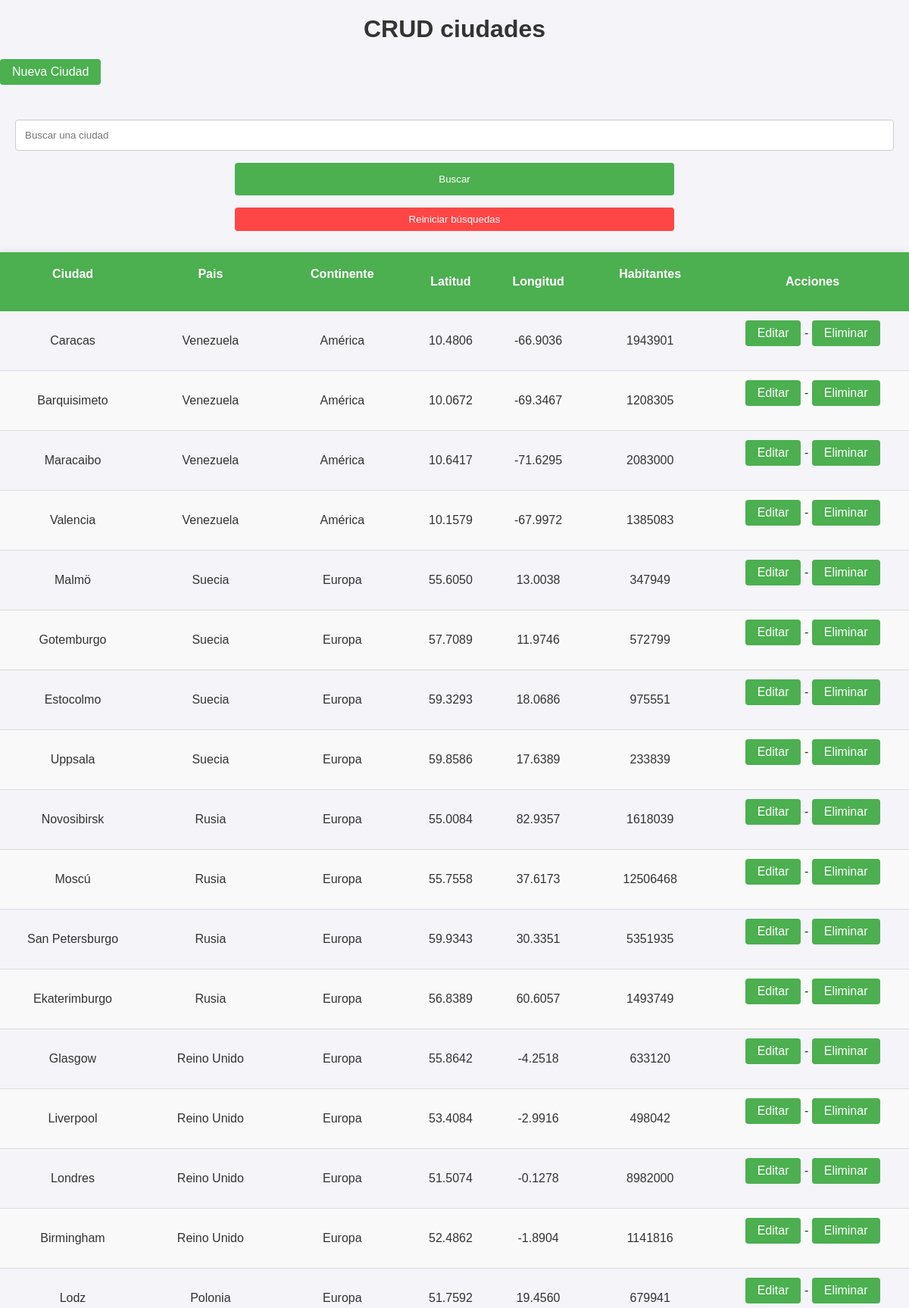
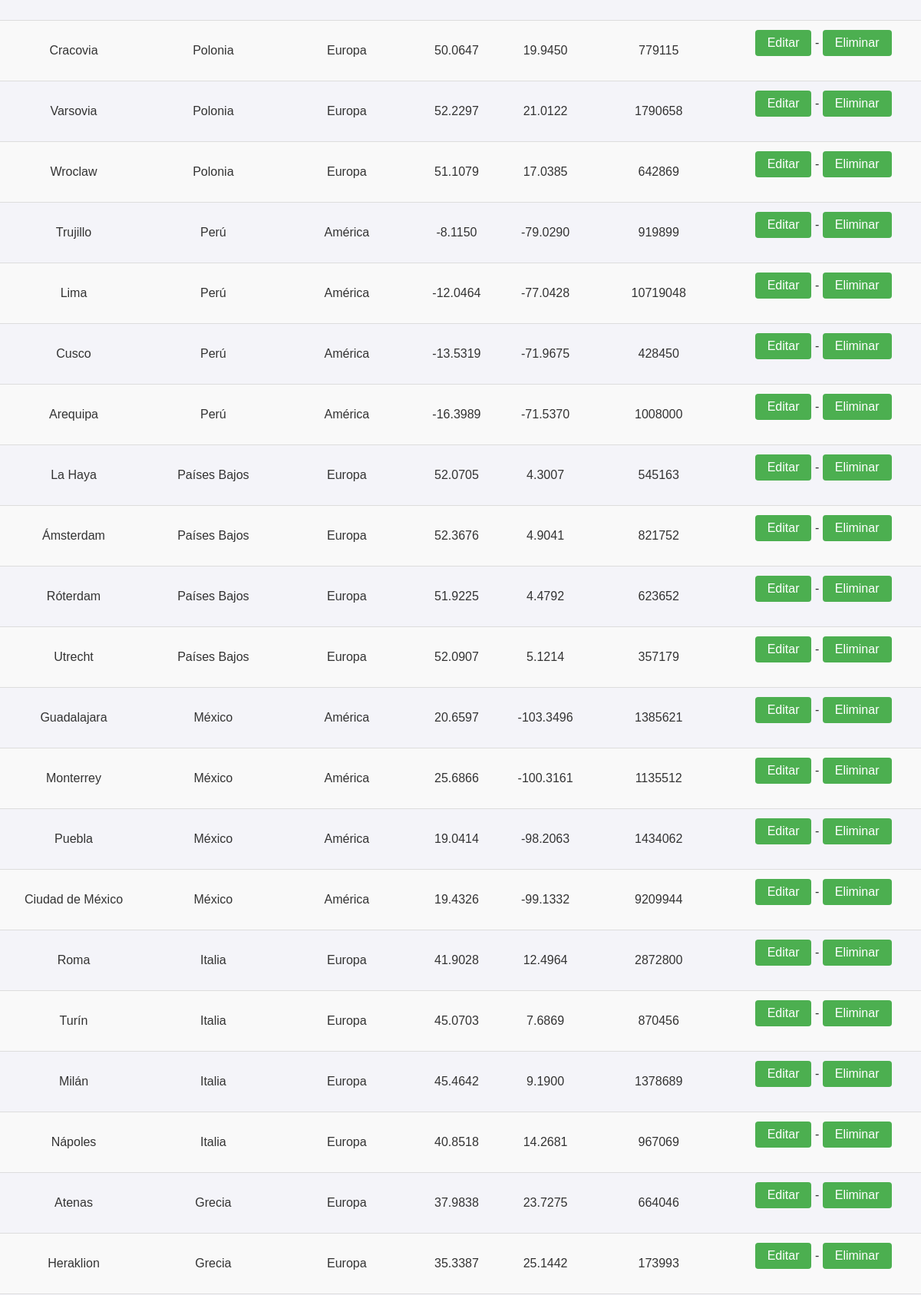
Page /?order_by=Pais&order=DESC (upper part) on the committed database (2 pictures, top to bottom).
### tables this page shows
CREATE TABLE `ciudades` (
  `Continente` varchar(50) NOT NULL,
  `Pais` varchar(50) NOT NULL,
  `Ciudad` varchar(50) NOT NULL,
  `Latitud` decimal(8,4) NOT NULL,
  `Longitud` decimal(8,4) NOT NULL,
  `Habitantes` int(11) NOT NULL
);

### index.php (the view, shortened to what this page needs)
<!DOCTYPE html>
<html lang="en">
<head>
    <link rel="stylesheet" type="text/css" href="styles.css">
</head>
<body>
    <?php
        include("conexion.php");
        $order_by = isset($_GET['order_by']) ? $_GET['order_by'] : 'Ciudad';
        $order = isset($_GET['order']) ? $_GET['order'] : 'ASC';
        $new_order = ($order === 'ASC') ? 'DESC' : 'ASC';
        $sql = "SELECT * FROM ciudades ORDER BY $order_by $order";
        $resultado = mysqli_query($conexion, $sql);
    ?>
    <h1>CRUD ciudades</h1>
    <a href="agregar.php">Nueva Ciudad</a> <br><br>
    <section>
        <form method="post" action="<?php echo $_SERVER['PHP_SELF']; ?>">
            <input type="text" id="busqueda" name="busqueda" placeholder="Buscar una ciudad" >
            <input type="submit" id="envio" name="envio" value="Buscar">
            <button href="index.php">Reiniciar búsquedas</button>
        </form>
    </section>
    <table>
        <thead>
            <tr>
                <th><a href="?order_by=Ciudad&order=<?php echo $new_order; ?>">Ciudad</a></th>
                <th><a href="?order_by=Pais&order=<?php echo $new_order; ?>">Pais</a></th>
                <th><a href="?order_by=Continente&order=<?php echo $new_order; ?>">Continente</a></th>
                <th>Latitud</th>
                <th>Longitud</th>
                <th><a href="?order_by=Habitantes&order=<?php echo $new_order; ?>">Habitantes</a></th>
                <th>Acciones</th>
            </tr>
        </thead>
        <tbody>
            <?php
                while ($filas = mysqli_fetch_assoc($resultado)) {
            ?>
            <tr>
                <td><?php echo $filas['Ciudad'] ?></td>
                <td><?php echo $filas['Pais'] ?></td>
                <td><?php echo $filas['Continente'] ?></td>
                <td><?php echo $filas['Latitud'] ?></td>
                <td><?php echo $filas['Longitud'] ?></td>
                <td><?php echo $filas['Habitantes'] ?></td>
                <td>
                    <?php echo "<a href='editar.php?Ciudad=" . $filas['Ciudad'] . "'>Editar</a>"; ?>
                    -
                    <?php echo "<a href='eliminar.php?Ciudad=" . $filas['Ciudad'] . "'>Eliminar</a>"; ?>
                </td>
            </tr>
            <?php
                }
            ?>
        </tbody>
    </table>
</body>
</html>

### styles.css (style rules this page uses)
body { font-family: Arial, sans-serif; margin: 0; padding: 0; background-color: #f4f4f9; color: #333; }
h1 { text-align: center; color: #333; margin-top: 20px; }
a { display: inline-block; margin-bottom: 20px; color: #fff; background-color: #4CAF50; padding: 10px 20px; text-decoration: none; border-radius: 5px; transition: background-color 0.3s ease; }
form { text-align: center; margin-bottom: 20px; }
input[type=text] { width: calc(100% - 40px); padding: 12px; margin: 8px 0; border: 1px solid #ccc; border-radius: 4px; box-sizing: border-box; }
input[type=submit], button { width: calc(50% - 20px); background-color: #4CAF50; color: white; padding: 14px; margin: 8px 10px; border: none; border-radius: 4px; cursor: pointer; transition: background-color 0.3s ease; }
button { color: #fff; background-color: rgb(255, 70, 70); padding: 8px 16px; text-decoration: none; border-radius: 4px; transition: background-color 0.3s ease; }
table { border-collapse: collapse; width: 100%; margin: 20px 0; box-shadow: 0 0 10px rgba(0, 0, 0, 0.1); }
th, td { text-align: center; padding: 12px; }
tr:nth-child(even) { background-color: #f9f9f9; }
th { background-color: #4CAF50; color: white; }
td { border-bottom: 1px solid #ddd; }
a:link, a:visited { color: #fff; background-color: #4CAF50; padding: 8px 16px; text-decoration: none; border-radius: 4px; transition: background-color 0.3s ease; }

### rows in the picture
ciudades: Ciudad "Caracas", Pais "Venezuela", Continente "América", Latitud "10.4806", Longitud "-66.9036", Habitantes "1943901"
ciudades: Ciudad "Barquisimeto", Pais "Venezuela", Continente "América", Latitud "10.0672", Longitud "-69.3467", Habitantes "1208305"
ciudades: Ciudad "Maracaibo", Pais "Venezuela", Continente "América", Latitud "10.6417", Longitud "-71.6295", Habitantes "2083000"
ciudades: Ciudad "Valencia", Pais "Venezuela", Continente "América", Latitud "10.1579", Longitud "-67.9972", Habitantes "1385083"
ciudades: Ciudad "Malmö", Pais "Suecia", Continente "Europa", Latitud "55.6050", Longitud "13.0038", Habitantes "347949"
ciudades: Ciudad "Gotemburgo", Pais "Suecia", Continente "Europa", Latitud "57.7089", Longitud "11.9746", Habitantes "572799"
ciudades: Ciudad "Estocolmo", Pais "Suecia", Continente "Europa", Latitud "59.3293", Longitud "18.0686", Habitantes "975551"
ciudades: Ciudad "Uppsala", Pais "Suecia", Continente "Europa", Latitud "59.8586", Longitud "17.6389", Habitantes "233839"
ciudades: Ciudad "Novosibirsk", Pais "Rusia", Continente "Europa", Latitud "55.0084", Longitud "82.9357", Habitantes "1618039"
ciudades: Ciudad "Moscú", Pais "Rusia", Continente "Europa", Latitud "55.7558", Longitud "37.6173", Habitantes "12506468"
ciudades: Ciudad "San Petersburgo", Pais "Rusia", Continente "Europa", Latitud "59.9343", Longitud "30.3351", Habitantes "5351935"
ciudades: Ciudad "Ekaterimburgo", Pais "Rusia", Continente "Europa", Latitud "56.8389", Longitud "60.6057", Habitantes "1493749"
ciudades: Ciudad "Glasgow", Pais "Reino Unido", Continente "Europa", Latitud "55.8642", Longitud "-4.2518", Habitantes "633120"
ciudades: Ciudad "Liverpool", Pais "Reino Unido", Continente "Europa", Latitud "53.4084", Longitud "-2.9916", Habitantes "498042"
ciudades: Ciudad "Londres", Pais "Reino Unido", Continente "Europa", Latitud "51.5074", Longitud "-0.1278", Habitantes "8982000"
ciudades: Ciudad "Birmingham", Pais "Reino Unido", Continente "Europa", Latitud "52.4862", Longitud "-1.8904", Habitantes "1141816"
ciudades: Ciudad "Lodz", Pais "Polonia", Continente "Europa", Latitud "51.7592", Longitud "19.4560", Habitantes "679941"
ciudades: Ciudad "Cracovia", Pais "Polonia", Continente "Europa", Latitud "50.0647", Longitud "19.9450", Habitantes "779115"
ciudades: Ciudad "Varsovia", Pais "Polonia", Continente "Europa", Latitud "52.2297", Longitud "21.0122", Habitantes "1790658"
ciudades: Ciudad "Wroclaw", Pais "Polonia", Continente "Europa", Latitud "51.1079", Longitud "17.0385", Habitantes "642869"
ciudades: Ciudad "Trujillo", Pais "Perú", Continente "América", Latitud "-8.1150", Longitud "-79.0290", Habitantes "919899"
ciudades: Ciudad "Lima", Pais "Perú", Continente "América", Latitud "-12.0464", Longitud "-77.0428", Habitantes "10719048"
ciudades: Ciudad "Cusco", Pais "Perú", Continente "América", Latitud "-13.5319", Longitud "-71.9675", Habitantes "428450"
ciudades: Ciudad "Arequipa", Pais "Perú", Continente "América", Latitud "-16.3989", Longitud "-71.5370", Habitantes "1008000"
ciudades: Ciudad "La Haya", Pais "Países Bajos", Continente "Europa", Latitud "52.0705", Longitud "4.3007", Habitantes "545163"
ciudades: Ciudad "Ámsterdam", Pais "Países Bajos", Continente "Europa", Latitud "52.3676", Longitud "4.9041", Habitantes "821752"
ciudades: Ciudad "Róterdam", Pais "Países Bajos", Continente "Europa", Latitud "51.9225", Longitud "4.4792", Habitantes "623652"
ciudades: Ciudad "Utrecht", Pais "Países Bajos", Continente "Europa", Latitud "52.0907", Longitud "5.1214", Habitantes "357179"
ciudades: Ciudad "Guadalajara", Pais "México", Continente "América", Latitud "20.6597", Longitud "-103.3496", Habitantes "1385621"
ciudades: Ciudad "Monterrey", Pais "México", Continente "América", Latitud "25.6866", Longitud "-100.3161", Habitantes "1135512"
ciudades: Ciudad "Puebla", Pais "México", Continente "América", Latitud "19.0414", Longitud "-98.2063", Habitantes "1434062"
ciudades: Ciudad "Ciudad de México", Pais "México", Continente "América", Latitud "19.4326", Longitud "-99.1332", Habitantes "9209944"
ciudades: Ciudad "Roma", Pais "Italia", Continente "Europa", Latitud "41.9028", Longitud "12.4964", Habitantes "2872800"
ciudades: Ciudad "Turín", Pais "Italia", Continente "Europa", Latitud "45.0703", Longitud "7.6869", Habitantes "870456"
ciudades: Ciudad "Milán", Pais "Italia", Continente "Europa", Latitud "45.4642", Longitud "9.1900", Habitantes "1378689"
ciudades: Ciudad "Nápoles", Pais "Italia", Continente "Europa", Latitud "40.8518", Longitud "14.2681", Habitantes "967069"
ciudades: Ciudad "Atenas", Pais "Grecia", Continente "Europa", Latitud "37.9838", Longitud "23.7275", Habitantes "664046"
ciudades: Ciudad "Heraklion", Pais "Grecia", Continente "Europa", Latitud "35.3387", Longitud "25.1442", Habitantes "173993"
